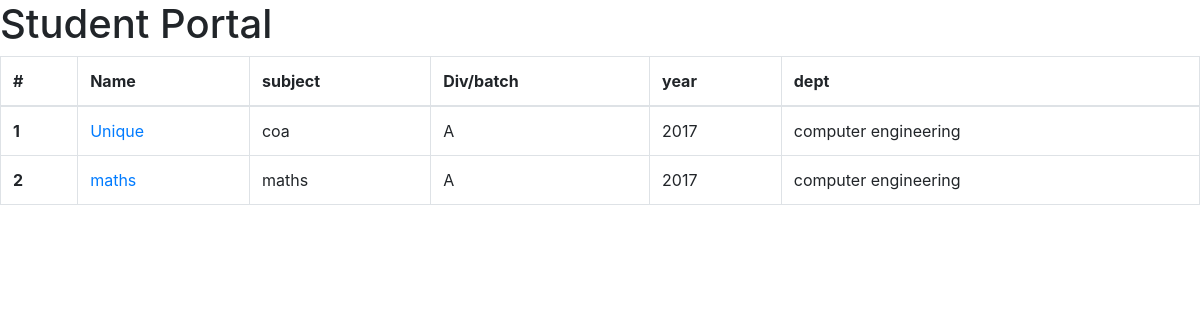
Page /student/student_home/ (signed in) on the committed database.
### home/models.py (models this page shows, shortened)
class group(models.Model):
    owner=models.ForeignKey(teacher,on_delete=models.CASCADE)
    name=models.CharField(max_length=256)
    member=models.ManyToManyField(students)
    sub = models.CharField(max_length=256)
    div_or_batch=models.CharField(max_length=50)
    div=models.BooleanField(default=False)
    batch=models.BooleanField(default=False)
    year=models.CharField(max_length=256)
    dept=models.CharField(max_length=256)

### student/views.py (the view)
# urls.py: path('student_home/', views.student_home,name='student_home'),
@login_required
def student_home(request):
    student_current = students.objects.filter(user=request.user).first()
    group_list = group.objects.filter(member=student_current)
    context = {
        'group_list': group_list
    }
    return render(request, "student_home.html", context)

### templates/student_home.html (shortened to what this page needs)
<!DOCTYPE html>
<html lang="en" dir="ltr">
  <head>
    <link rel="stylesheet" href="https://stackpath.bootstrapcdn.com/bootstrap/4.3.1/css/bootstrap.min.css">
  </head>
  <body>
    {% block body %}
<h1>Student Portal</h1>
<table class="table table-bordered">
  <thead>
    <tr>
      <th scope="col">#</th>
      <th scope="col">Name</th>
      <th scope="col">subject</th>
      <th scope="col">Div/batch</th>
      <th scope='col'>year</th>
      <th scope="col">dept</th>
    </tr>
  </thead>
  <tbody>
    {%for group in group_list %}
    <tr>
      <th scope="row">{{forloop.counter}}</th>
      <td><a href="{%url 'student_group_detail' pk=group.pk  %}">{{group.name}}</a></td>
      <td>{{group.sub}}</td>
      <td>{{group.div_or_batch}}</td>
      <td>{{group.year}}</td>
      <td>{{group.dept}}</td>
    </tr>
    {%endfor %}
  </tbody>
</table>
{% endblock %}
  </body>
</html>

### rows in the picture
group: name "Unique", sub "coa", div_or_batch "A", year "2017", dept "computer engineering"
group: name "maths", sub "maths", div_or_batch "A", year "2017", dept "computer engineering"
